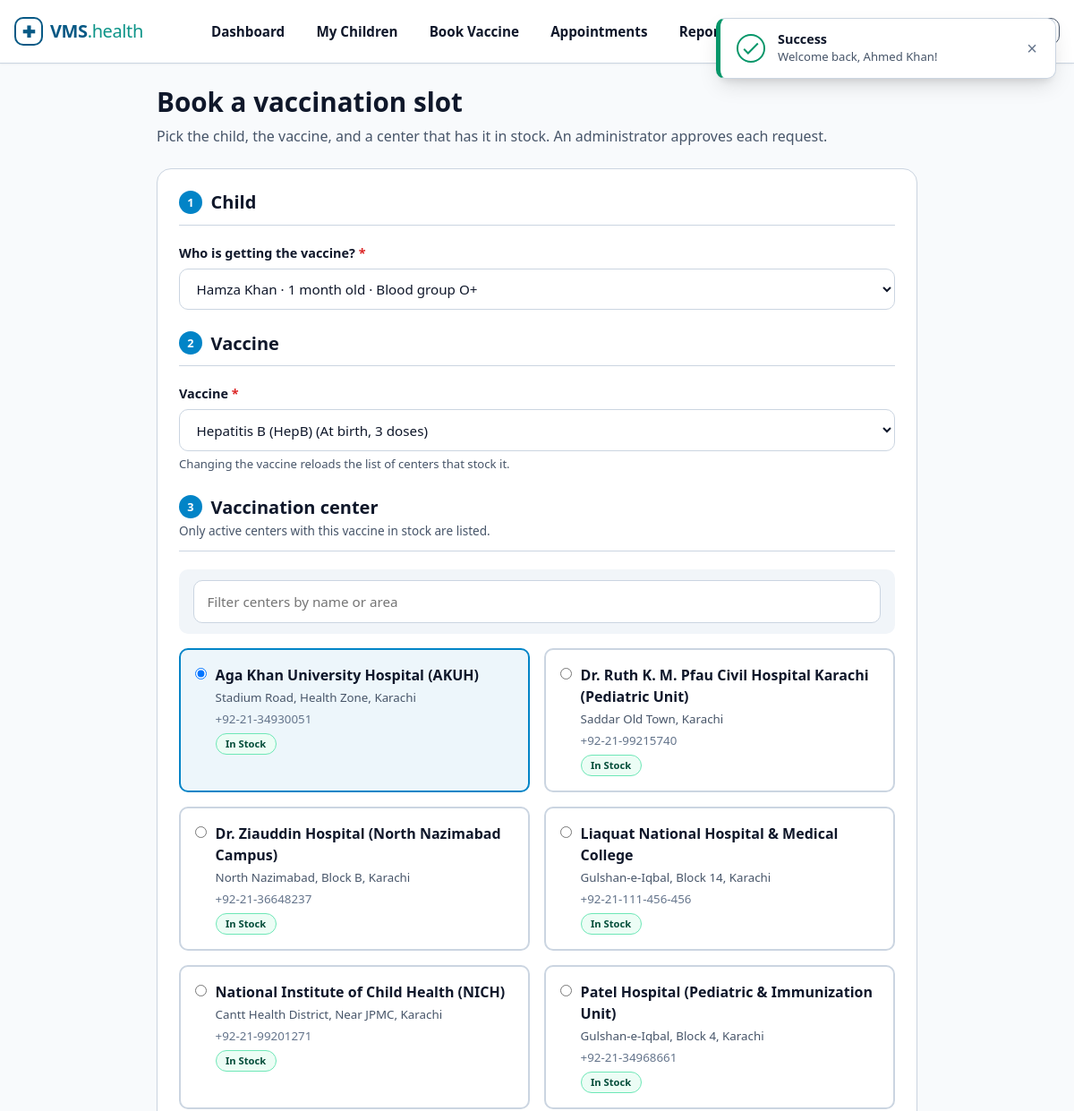
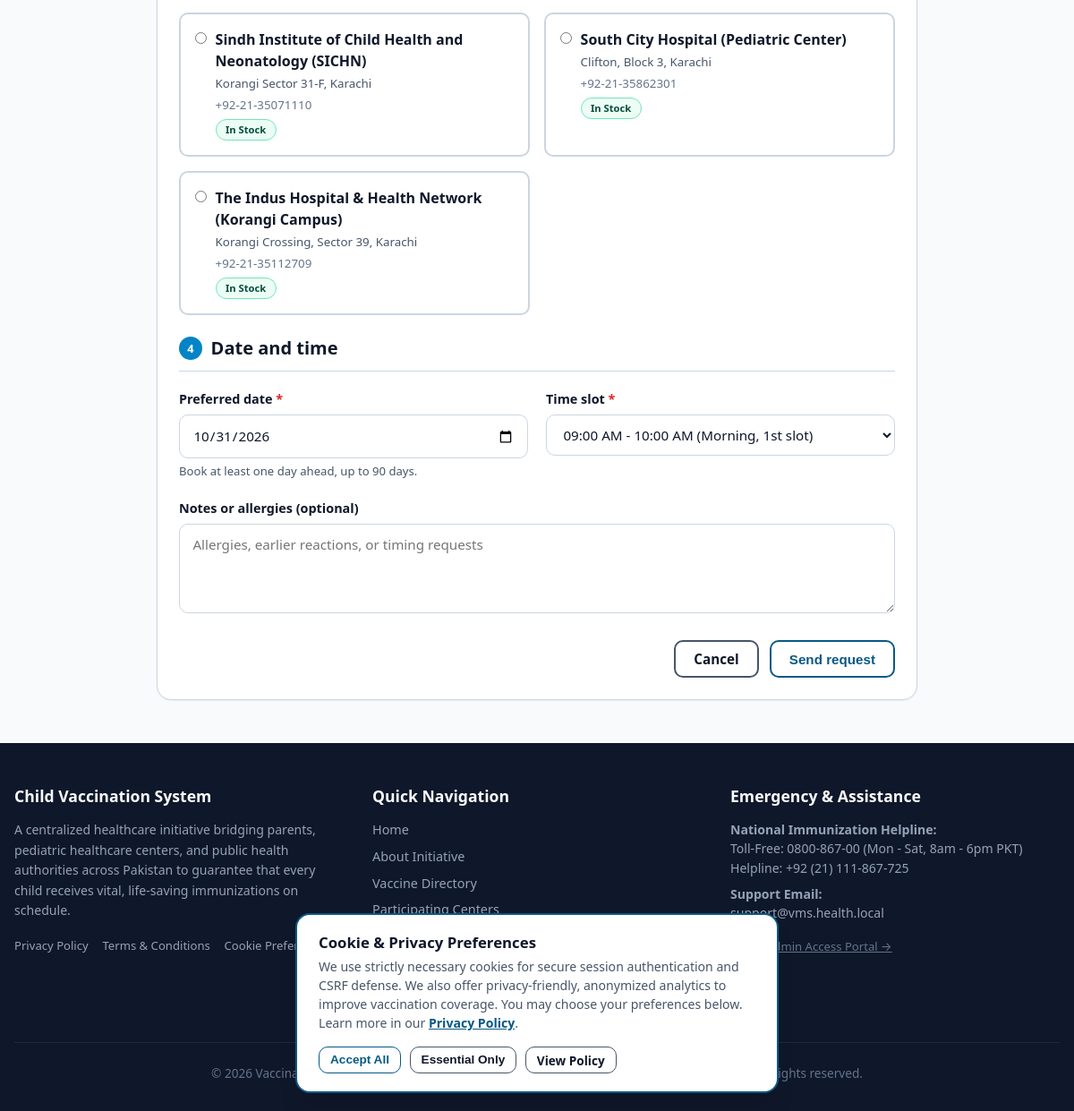
/vms/parent/book.php?child_id=1&vaccine_id=2 (signed in), run on the app's committed database (2 pictures, top to bottom).
### tables this page shows
CREATE TABLE `hospitals` (
  `id` INT UNSIGNED NOT NULL AUTO_INCREMENT,
  `user_id` INT UNSIGNED NOT NULL COMMENT 'Foreign key to users.id',
  `name` VARCHAR(150) NOT NULL COMMENT 'Official name of the hospital / health center',
  `address` TEXT NOT NULL COMMENT 'Street address of the hospital',
  `city` VARCHAR(80) NOT NULL COMMENT 'City where hospital is located',
  `location` VARCHAR(150) NOT NULL COMMENT 'District, zone, or prominent landmark for parent search',
  `phone` VARCHAR(25) NOT NULL COMMENT 'Hospital reception / pediatric hotline',
  `status` ENUM('active', 'inactive') NOT NULL DEFAULT 'active' COMMENT 'Account status',
  `created_at` DATETIME NOT NULL DEFAULT CURRENT_TIMESTAMP,
  PRIMARY KEY (`id`),
  UNIQUE KEY `uk_hospitals_user_id` (`user_id`),
  KEY `idx_hospitals_city` (`city`),
  KEY `idx_hospitals_status` (`status`),
  CONSTRAINT `fk_hospitals_user` FOREIGN KEY (`user_id`)
    REFERENCES `users` (`id`) ON DELETE CASCADE ON UPDATE CASCADE
);

### vms/includes/functions.php (called while the page is built, shortened)
<?php
function url(string $path = ''): string
{
    return BASE_URL . ltrim($path, '/');
}
function e($value): string
{
    return htmlspecialchars((string)$value, ENT_QUOTES, 'UTF-8');
}

### vms/parent/book.php (the view, shortened to what this page needs)
<?php
require_once __DIR__ . '/../includes/functions.php';
$pdo    = getDBConnection();
$userId = currentUserId();
$timeSlots = [
    '09:00 AM - 10:00 AM' => 'Morning, 1st slot',
    '10:30 AM - 11:30 AM' => 'Morning, 2nd slot',
    '02:00 PM - 03:00 PM' => 'Afternoon, 1st slot',
    '03:30 PM - 04:30 PM' => 'Afternoon, 2nd slot',
];
$pStmt = $pdo->prepare('SELECT id FROM parents WHERE user_id = ? LIMIT 1');
$pStmt->execute([$userId]);
$parentId = (int)$pStmt->fetchColumn();
$cStmt = $pdo->prepare('SELECT id, name, dob, blood_group FROM children WHERE parent_id = ? ORDER BY name ASC');
$cStmt->execute([$parentId]);
$children = $cStmt->fetchAll();
$vaccines = $pdo->query(
    'SELECT id, name, recommended_age_days, doses, description
     FROM vaccines WHERE status = \'available\' ORDER BY recommended_age_days ASC'
)->fetchAll();
$isPost = $_SERVER['REQUEST_METHOD'] === 'POST';
$input  = $isPost ? $_POST : $_GET;
$selectedChildId = (int)($input['child_id'] ?? 0);
$selectedHospitalId = (int)($input['hospital_id'] ?? 0);
$selectedVaccineId  = (int)($input['vaccine_id'] ?? 0);
$formDate   = $isPost ? (string)($_POST['preferred_date'] ?? '') : date('Y-m-d', strtotime('+2 days'));
$formSlot   = $isPost ? (string)($_POST['time_slot'] ?? '') : '';
$formRemark = $isPost ? mb_substr(trim((string)($_POST['remarks'] ?? '')), 0, 300) : '';
$hSql = 'SELECT h.*
         FROM hospitals h
         JOIN hospital_vaccines hv ON h.id = hv.hospital_id
         WHERE h.status = \'active\' AND hv.vaccine_id = ? AND hv.status = \'available\'';
$hParams = [$selectedVaccineId];
$hSql .= ' ORDER BY h.city ASC, h.name ASC';
$hStmt = $pdo->prepare($hSql);
$hStmt->execute($hParams);
$availableHospitals = $hStmt->fetchAll();
$hospitalIds = array_map(static fn($h) => (int)$h['id'], $availableHospitals);
if (!in_array($selectedHospitalId, $hospitalIds, true)) {
    $selectedHospitalId = $hospitalIds[0] ?? 0;
}
require_once __DIR__ . '/../includes/header.php';
?>
<div class="container">
    <div style="max-width: 850px; margin: 0 auto;">
        <div style="margin-bottom: 1.5rem;">
            <h1>Book a vaccination slot</h1>
            <p style="margin: 0;">Pick the child, the vaccine, and a center that has it in stock. An administrator approves each request.</p>
        </div>
        <div class="card">
            <form action="<?= url('parent/book.php'); ?>" method="POST" id="bookingForm">
                <div class="card-header">
                    <h3 class="ui-step"><span class="ui-step-n">1</span> Child</h3>
                </div>
                <div class="form-group">
                    <label for="child_id" class="form-label required">Who is getting the vaccine?</label>
                    <select id="child_id" name="child_id" class="form-select" required>
                        <?php foreach ($children as $c): ?>
                            <option value="<?= (int)$c['id']; ?>" <?= $selectedChildId === (int)$c['id'] ? 'selected' : ''; ?>>
                                <?= e($c['name']); ?> &middot; <?= e(formatAge($c['dob'])); ?> old &middot; Blood group <?= e($c['blood_group']); ?>
                            </option>
                        <?php endforeach; ?>
                    </select>
                </div>
                <div class="card-header" style="margin-top: 1.5rem;">
                    <h3 class="ui-step"><span class="ui-step-n">2</span> Vaccine</h3>
                </div>
                <div class="form-group">
                    <label for="vaccine_id" class="form-label required">Vaccine</label>
                    <select id="vaccine_id" name="vaccine_id" class="form-select" onchange="changeVaccine(this)" required>
                        <?php foreach ($vaccines as $v): ?>
                            <option value="<?= (int)$v['id']; ?>" <?= $selectedVaccineId === (int)$v['id'] ? 'selected' : ''; ?>>
                                <?= e($v['name']); ?> (<?= e(ageGroupLabel((int)$v['recommended_age_days'])); ?>, <?= (int)$v['doses']; ?> <?= (int)$v['doses'] === 1 ? 'dose' : 'doses'; ?>)
                            </option>
                        <?php endforeach; ?>
                    </select>
                    <small class="form-hint">Changing the vaccine reloads the list of centers that stock it.</small>
                </div>
                <div class="card-header" style="margin-top: 1.5rem;">
                    <div>
                        <h3 class="ui-step"><span class="ui-step-n">3</span> Vaccination center</h3>
                        <p style="margin: .25rem 0 0; font-size: .85rem;">Only active centers with this vaccine in stock are listed.</p>
                    </div>
                </div>
                <?php if (empty($availableHospitals)): ?>
                    <div class="alert alert-warning" role="alert">
                        <span>No active center has this vaccine in stock right now. Choose another vaccine or <a href="<?= url('contact.php'); ?>">contact the helpdesk</a>.</span>
                    </div>
                <?php else: ?>
                    <div class="ui-note" style="margin-bottom: 1rem; padding: .75rem 1rem;">
                        <input type="search" id="filter_hosp_input" class="form-control" placeholder="Filter centers by name or area" oninput="filterHospitalCards()">
                    </div>
                    <div class="grid grid-2" id="hospitalsContainer" style="gap: 1rem; margin-bottom: 1.5rem;">
                        <?php foreach ($availableHospitals as $h): ?>
                            <label class="hospital-radio-card">
                                <span class="ui-hosp-pick">
                                    <input type="radio" name="hospital_id" value="<?= (int)$h['id']; ?>"
                                           <?= $selectedHospitalId === (int)$h['id'] ? 'checked' : ''; ?> required style="margin-top: .25rem;">
                                    <span>
                                        <strong><?= e($h['name']); ?></strong><br>
                                        <small style="color: var(--text-muted);"><?= e($h['location']); ?>, <?= e($h['city']); ?></small><br>
                                        <small style="color: var(--text-light, #64748b);"><?= e($h['phone']); ?></small><br>
                                        <span class="badge badge-success" style="margin-top: .35rem; font-size: .7rem;">In stock</span>
                                    </span>
                                </span>
                            </label>
                        <?php endforeach; ?>
                    </div>
                <?php endif; ?>
                <div class="card-header" style="margin-top: 1.5rem;">
                    <h3 class="ui-step"><span class="ui-step-n">4</span> Date and time</h3>
                </div>
                <div class="grid grid-2">
                    <div class="form-group">
                        <label for="preferred_date" class="form-label required">Preferred date</label>
                        <input type="date" id="preferred_date" name="preferred_date" class="form-control"
                               min="<?= date('Y-m-d', strtotime('+1 day')); ?>"
                               max="<?= date('Y-m-d', strtotime('+' . BOOKING_MAX_DAYS_AHEAD . ' days')); ?>"
                               value="<?= e($formDate); ?>" required>
                        <small class="form-hint">Book at least one day ahead, up to <?= BOOKING_MAX_DAYS_AHEAD; ?> days.</small>
                    </div>
                    <div class="form-group">
                        <label for="time_slot" class="form-label required">Time slot</label>
                        <select id="time_slot" name="time_slot" class="form-select" required>
                            <?php foreach ($timeSlots as $slot => $label): ?>
                                <option value="<?= e($slot); ?>" <?= $formSlot === $slot ? 'selected' : ''; ?>><?= e($slot); ?> (<?= e($label); ?>)</option>
                            <?php endforeach; ?>
                        </select>
                    </div>
                </div>
                <div class="form-group">
                    <label for="remarks" class="form-label">Notes or allergies (optional)</label>
                    <textarea id="remarks" name="remarks" class="form-control" rows="2" maxlength="300"
                              placeholder="Allergies, earlier reactions, or timing requests"><?= e($formRemark); ?></textarea>
                </div>
                <div style="margin-top: 1.5rem; text-align: right;">
                    <a href="<?= url('parent/dashboard.php'); ?>" class="btn btn-outline" style="margin-right: .5rem;">Cancel</a>
                    <button type="submit" class="btn btn-primary" <?= empty($availableHospitals) ? 'disabled' : ''; ?>>Send request</button>
                </div>
            </form>
        </div>
    </div>
</div>
<?php require_once __DIR__ . '/../includes/footer.php'; ?>

### vms/assets/css/style.css (style rules this page uses)
:root { --primary: #0284c7; --primary-hover: #0369a1; --primary-light: #e0f2fe; --primary-dark: #075985; --teal: #0d9488; --teal-dark: #0f766e; --teal-light: #ccfbf1; --success: #059669; --success-bg: #ecfdf5; --success-border: #6ee7b7; --success-text: #064e3b; --warning: #d97706; --warning-bg: #fffbeb; --warning-border: #fcd34d; --warning-text: #78350f; --danger: #dc2626; --danger-bg: #fef2f2; --danger-border: #fca5a5; --danger-text: #7f1d1d; --info: #2563eb; --info-bg: #eff6ff; --info-border: #93c5fd; --info-text: #1e3a8a; --text-main: #0f172a; --text-muted: #475569; --text-light: #64748b; --bg-body: #f8fafc; --bg-card: #ffffff; --bg-subtle: #f1f5f9; --border-color: #cbd5e1; --border-focus: #0284c7; --shadow-sm: 0 1px 2px 0 rgba(0, 0, 0, 0.05); --shadow-md: 0 4px 6px -1px rgba(0, 0, 0, 0.07), 0 2px 4px -2px rgba(0, 0, 0, 0.05); --shadow-lg: 0 10px 15px -3px rgba(0, 0, 0, 0.08), 0 4px 6px -4px rgba(0, 0, 0, 0.04); --shadow-xl: 0 20px 25px -5px rgba(0, 0, 0, 0.1), 0 8px 10px -6px rgba(0, 0, 0, 0.05); --radius-sm: 6px; --radius-md: 10px; --radius-lg: 16px; --radius-full: 9999px; --max-width: 1200px; --header-height: 70px; }
*, *::before, *::after { box-sizing: border-box; margin: 0; padding: 0; }
html { font-size: 16px; scroll-behavior: smooth; -webkit-text-size-adjust: 100%; overflow-x: hidden; }
body { font-family: system-ui, -apple-system, BlinkMacSystemFont, "Segoe UI", Roboto, Helvetica, Arial, sans-serif; background-color: var(--bg-body); color: var(--text-main); line-height: 1.5; min-height: 100vh; display: flex; flex-direction: column; overflow-x: hidden; width: 100%; }
a { color: var(--primary-dark); text-decoration: none; transition: color 0.15s ease-in-out; }
h1, h2, h3, h4, h5, h6 { color: var(--text-main); font-weight: 700; line-height: 1.25; margin-bottom: 0.5rem; }
h1 { font-size: 1.85rem; }
h3 { font-size: 1.25rem; }
p { margin-bottom: 1rem; color: var(--text-muted); }
.container { width: 100%; max-width: var(--max-width); margin-left: auto; margin-right: auto; padding-left: 1rem; padding-right: 1rem; }
.grid { display: grid; gap: 1.25rem; grid-template-columns: 1fr; }
@media (min-width: 640px) { .grid-2 { grid-template-columns: repeat(2, 1fr); } }
.card { background-color: var(--bg-card); border: 1px solid var(--border-color); border-radius: var(--radius-lg); box-shadow: var(--shadow-sm); padding: 1.5rem; transition: transform 0.15s ease, box-shadow 0.15s ease; }
.card-header { display: flex; align-items: center; justify-content: space-between; margin-bottom: 1.25rem; padding-bottom: 0.75rem; border-bottom: 1px solid var(--border-color); }
.card-header h2, .card-header h3 { margin-bottom: 0; }
.btn { display: inline-flex; align-items: center; justify-content: center; gap: 0.4rem; padding: 0.6rem 1.25rem; border-radius: var(--radius-md); font-size: 0.95rem; font-weight: 600; border: 2px solid transparent; background-color: transparent; cursor: pointer; text-align: center; transition: background-color 0.15s ease, border-color 0.15s ease, color 0.15s ease, box-shadow 0.15s ease; text-decoration: none; line-height: 1.25; }
.btn-primary { background-color: transparent; border-color: var(--primary-dark); color: var(--primary-dark); }
.btn-outline { background-color: transparent; border-color: #475569; color: var(--text-main); }
.form-group { margin-bottom: 1.25rem; }
.form-label { display: block; font-size: 0.9rem; font-weight: 600; color: var(--text-main); margin-bottom: 0.4rem; }
.form-label.required::after { content: " *"; color: var(--danger); }
.form-control, .form-select { width: 100%; padding: 0.7rem 0.9rem; font-size: 0.95rem; line-height: 1.5; color: var(--text-main); background-color: #ffffff; border: 1px solid var(--border-color); border-radius: var(--radius-md); transition: border-color 0.15s ease, box-shadow 0.15s ease; font-family: inherit; }
textarea.form-control { min-height: 100px; resize: vertical; }
.form-hint { display: block; font-size: 0.82rem; color: var(--text-muted); margin-top: 0.35rem; }
.badge { display: inline-flex; align-items: center; gap: 0.3rem; padding: 0.25rem 0.65rem; font-size: 0.78rem; font-weight: 700; border-radius: var(--radius-full); text-transform: capitalize; line-height: 1.2; }
.badge-success { background-color: var(--success-bg); color: var(--success-text); border: 1px solid var(--success-border); }

### data on the page
hospitals: hospital_id "☑ Aga Khan University Hospital (", name "Aga Khan University Hospital (AKUH)", location "Stadium Road, Health Zone", city "Karachi", phone "+92-21-34930051"
hospitals: hospital_id "☐ Dr. Ruth K. M. Pfau Civil Hosp", name "Dr. Ruth K. M. Pfau Civil Hospital Karachi (Pediatric Unit)", location "Saddar Old Town", city "Karachi", phone "+92-21-99215740"
hospitals: hospital_id "☐ Dr. Ziauddin Hospital (North N", name "Dr. Ziauddin Hospital (North Nazimabad Campus)", location "North Nazimabad, Block B", city "Karachi", phone "+92-21-36648237"
hospitals: hospital_id "☐ Liaquat National Hospital & Me", name "Liaquat National Hospital & Medical College", location "Gulshan-e-Iqbal, Block 14", city "Karachi", phone "+92-21-111-456-456"
hospitals: hospital_id "☐ National Institute of Child He", name "National Institute of Child Health (NICH)", location "Cantt Health District, Near JPMC", city "Karachi", phone "+92-21-99201271"
hospitals: hospital_id "☐ Patel Hospital (Pediatric & Im", name "Patel Hospital (Pediatric & Immunization Unit)", location "Gulshan-e-Iqbal, Block 4", city "Karachi", phone "+92-21-34968661"
hospitals: hospital_id "☐ Sindh Institute of Child Healt", name "Sindh Institute of Child Health and Neonatology (SICHN)", location "Korangi Sector 31-F", city "Karachi", phone "+92-21-35071110"
hospitals: hospital_id "☐ South City Hospital (Pediatric", name "South City Hospital (Pediatric Center)", location "Clifton, Block 3", city "Karachi", phone "+92-21-35862301"
hospitals: hospital_id "☐ The Indus Hospital & Health Ne", name "The Indus Hospital & Health Network (Korangi Campus)", location "Korangi Crossing, Sector 39", city "Karachi", phone "+92-21-35112709"

### other printed values
$flashType "Success"
$flashMsg "Welcome back, Ahmed Khan!"
BOOKING_MAX_DAYS_AHEAD "90"
form field child_id "Hamza Khan · 1 month old · Blood group O+"
form field vaccine_id "Hepatitis B (HepB) (At birth, 3 doses)"
form field time_slot "09:00 AM - 10:00 AM (Morning, 1st slot)"
